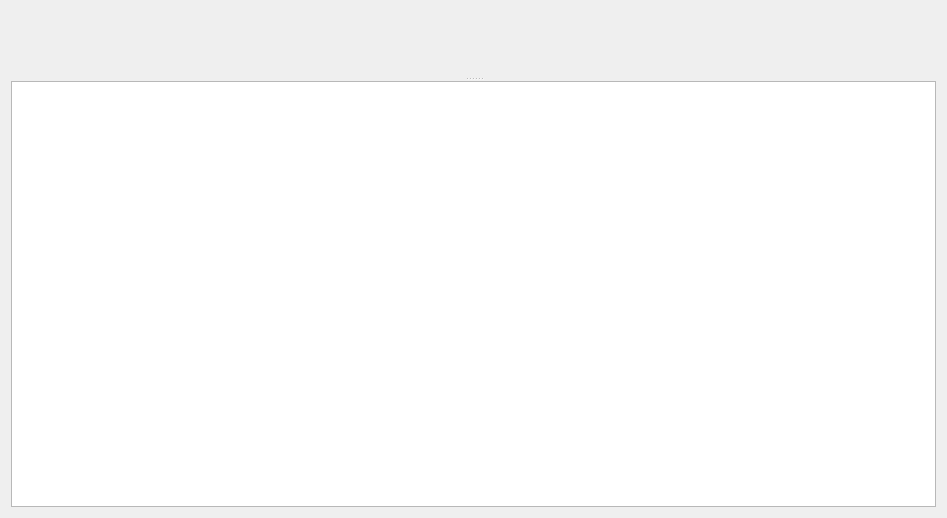
<?xml version="1.0" encoding="UTF-8"?>
<ui version="4.0">
 <class>Diagram</class>
 <widget class="QWidget" name="Diagram">
  <property name="geometry">
   <rect>
    <x>0</x>
    <y>0</y>
    <width>947</width>
    <height>518</height>
   </rect>
  </property>
  <property name="windowTitle">
   <string>Form</string>
  </property>
  <layout class="QVBoxLayout" name="verticalLayout">
   <item>
    <widget class="QSplitter" name="splitter">
     <property name="orientation">
      <enum>Qt::Vertical</enum>
     </property>
     <widget class="QCustomPlot" name="widget" native="true"/>
     <widget class="QTableView" name="tableView"/>
    </widget>
   </item>
  </layout>
 </widget>
 <customwidgets>
  <customwidget>
   <class>QCustomPlot</class>
   <extends>QWidget</extends>
   <header>qcustomplot.h</header>
   <container>1</container>
  </customwidget>
 </customwidgets>
 <resources/>
 <connections/>
</ui>
